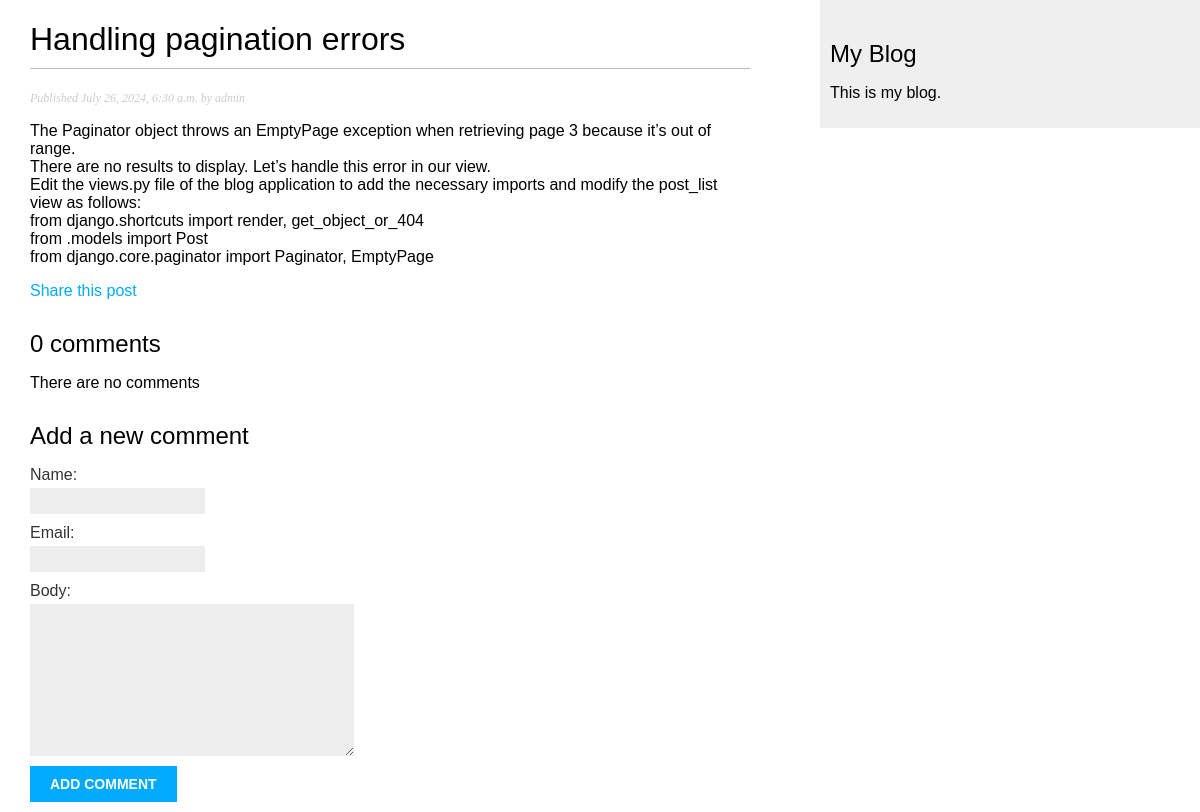
The app's page /blog/2024/7/26/handling-pagination-errors/, older data.
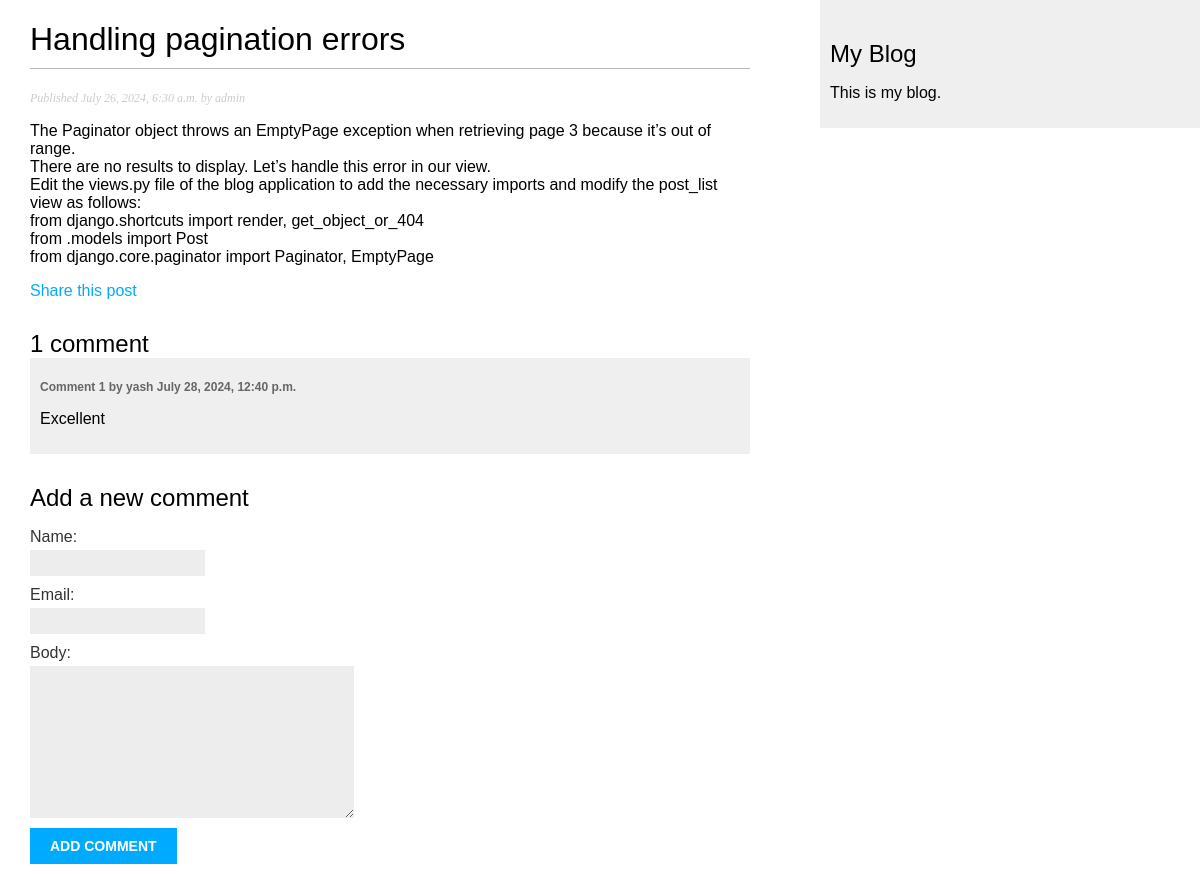
The same page, newer data.
### blog/models.py (models this page shows, shortened)
class Post(models.Model):
    class Status(models.TextChoices):
        PUBLISHED = 'PB', 'Published'
        DRAFT = 'DF', 'Draft'
    title = models.CharField(max_length=250)
    slug = models.SlugField(max_length=250, unique_for_date='publish')
    body = models.TextField()
    publish = models.DateTimeField(default=timezone.now)
    created = models.DateTimeField(auto_now_add=True)
    updated = models.DateTimeField(auto_now=True)
    status = models.CharField(max_length=2,choices=Status.choices, default=Status.DRAFT)
    """We use related_name to specify the name of the reverse relationship, from User to Post. This will
    allow us to access related objects easily from a user object by using the user.blog_posts notation. """
    author = models.ForeignKey(User, on_delete=models.CASCADE, related_name='blog_posts')
    objects = models.Manager() #default manager
    published = PublishedManager() #Custom object manager
    tags=TaggableManager()
    class Meta:
        ordering = ['-publish']
        indexes = [
            models.Index(fields=['-publish'])
        ]

class Comment(models.Model):
    post = models.ForeignKey(Post, on_delete=models.CASCADE, related_name='comments')
    name = models.CharField(max_length=80)
    email = models.EmailField()
    body = models.TextField()
    created = models.DateTimeField(auto_now_add=True)
    updated = models.DateTimeField(auto_now=True)
    active = models.BooleanField(default=True)
    class Meta:
        ordering = ['created']
        indexes = [
            models.Index(fields=['created']),
        ]

### blog/views.py (the view)
def post_detail(request, year, month, day, post):
    post = get_object_or_404(Post, status=Post.Status.PUBLISHED,
                             slug=post,
                             publish__year=year,
                             publish__month=month,
                             publish__day=day)
    comments = post.comments.filter(active=True)
    form = CommentForm()
    return render(request, 'blog/post/detail.html',
                  {'post':post,
                   'comments':comments,
                   'form':form})

### blog/forms.py
class CommentForm(forms.ModelForm):
    class Meta:
        model = Comment
        fields = ['name', 'email', 'body']

### blog/templates/blog/post/detail.html (shortened to what this page needs)
{% extends "blog/base.html" %}
{% block content %}
<h1>{{ post.title }}</h1>
<p class="date">
    Published {{ post.publish }} by {{ post.author }}
</p>
{{ post.body | linebreaks }}
<p>
    <a href="{% url "blog:post_share" post.id %}">
    Share this post
    </a>
</p>
    {% with comments.count as total_comments %}
        <h2>
            {{ total_comments }} comment{{total_comments|pluralize}}
        </h2>
    {% endwith %}
    {% for comment in comments %}
        <div class="comment">
            <p class="info">
                Comment {{ forloop.counter }} by {{ comment.name}}
                {{ comment.created }}
            </p>
            {{ comment.body | linebreaks}}
        </div>
        {% empty %}
            <p>There are no comments</p>
    {% endfor %}
    {% include "blog/post/includes/comment_form.html" %}
{% endblock%}

### blog/templates/blog/base.html (shortened to what this page needs)
{% load static %}
<!DOCTYPE html>
<html>
<head>
    <link href="{% static 'css/blog.css' %}" rel = "stylesheet">
</head>
<body>
    <div id="content">
        {% block content %}
        {% endblock %}
    </div>
    <div id="sidebar">
        <h2>My Blog</h2>
        <p>This is my blog.</p>
    </div>
</body>
</html>

### blog/templates/blog/post/includes/comment_form.html (shortened to what this page needs)
<h2>Add a new comment</h2>
<form action="{% url 'blog:post_comment' post.id %}" method="post">
    {{ form.as_p }}
    <p><input type='submit' value='Add Comment'></p>
</form>

### blog/static/css/blog.css (style rules this page uses)
body { margin:0; padding:0; font-family:helvetica, sans-serif; }
a { color:#00abff; text-decoration:none; }
h1 { font-weight:normal; border-bottom:1px solid #bbb; padding:0 0 10px 0; }
h2 { font-weight:normal; margin:30px 0 0; }
#content { float:left; width:60%; padding:0 0 0 30px; }
#sidebar { float:right; width:30%; padding:10px; background:#efefef; height:100%; }
p.date { color:#ccc; font-family: georgia, serif; font-size: 12px; font-style: italic; }
label { float:left; clear:both; color:#333; margin-bottom:4px; }
input, textarea { clear:both; float:left; margin:0 0 10px; background:#ededed; border:0; padding:6px 10px; font-size:12px; }
input[type=submit] { font-weight:bold; background:#00abff; color:#fff; padding:10px 20px; font-size:14px; text-transform:uppercase; }
.comment { padding:10px; }
.comment:nth-child(even) { background:#efefef; }
.comment .info { font-weight:bold; font-size:12px; color:#666; }

Row changes from the older to the newer data that the page shows:
added Comment: name "yash", created "July 28, 2024, 12:40 p.m.", body "Excellent"
Text that changed along with them:
{{ total_comments }}: "0" → "1"
text no longer shown: "There are no comments"
